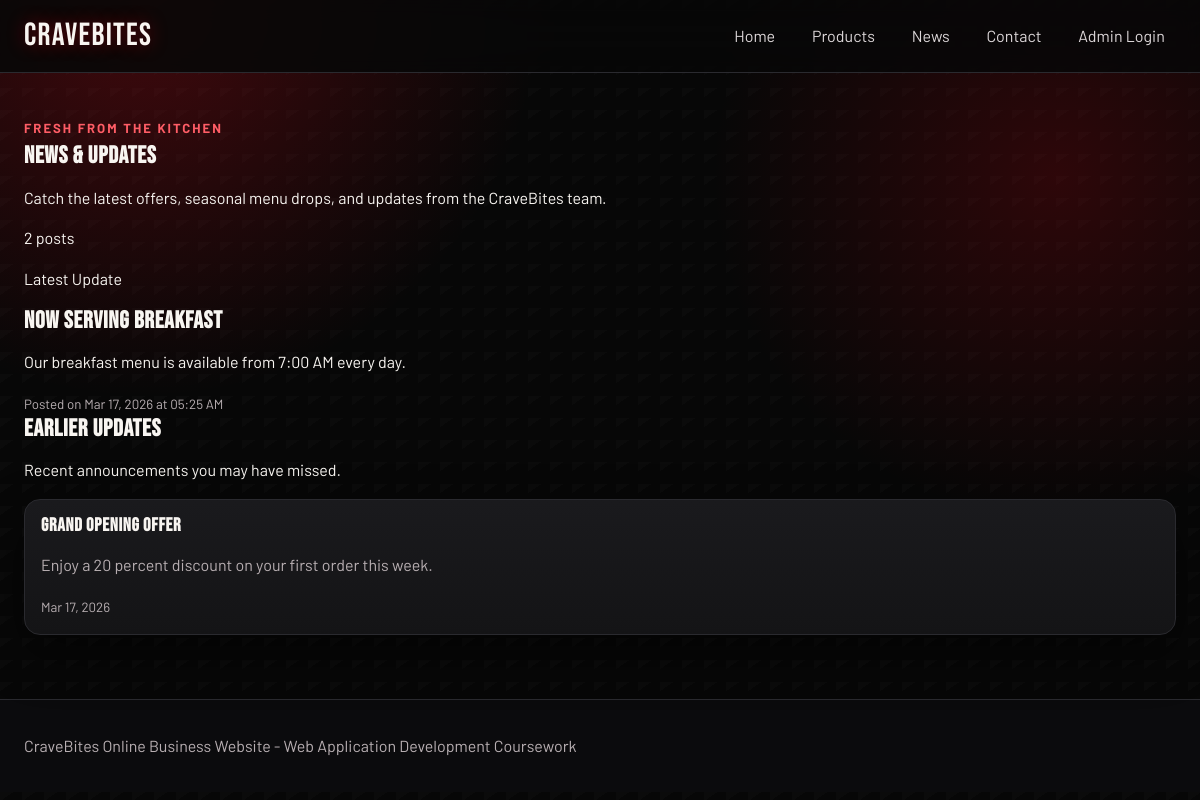
Page /.history/news_20260317173047.php on the committed database.
### tables this page shows
CREATE TABLE IF NOT EXISTS news (
    id INT AUTO_INCREMENT PRIMARY KEY,
    title VARCHAR(200) NOT NULL,
    body TEXT NOT NULL,
    published_at TIMESTAMP DEFAULT CURRENT_TIMESTAMP
);

### includes/functions.php (called while the page is built, shortened)
<?php
function escape(?string $value): string
{
    return htmlspecialchars($value ?? '', ENT_QUOTES, 'UTF-8');
}

### .history/news_20260317173047.php (the view, shortened to what this page needs)
<?php
require_once __DIR__ . '/includes/header.php';
$stmt = $pdo->query('SELECT id, title, body, published_at FROM news ORDER BY id DESC');
$newsList = $stmt->fetchAll();
$featuredPost = $newsList[0] ?? null;
$otherPosts = array_slice($newsList, 1);
?>
<section class="wrap section news-page">
    <div class="news-top">
        <div>
            <p class="kicker">Fresh From The Kitchen</p>
            <h1>News & Updates</h1>
            <p>Catch the latest offers, seasonal menu drops, and updates from the CraveBites team.</p>
        </div>
        <div class="news-total"><?php echo count($newsList); ?> posts</div>
    </div>
    <?php if ($featuredPost): ?>
        <article class="news-featured">
            <p class="news-badge">Latest Update</p>
            <h2><?php echo escape($featuredPost['title']); ?></h2>
            <p><?php echo escape($featuredPost['body']); ?></p>
            <small>Posted on <?php echo escape(date('M d, Y \a\t h:i A', strtotime($featuredPost['published_at']))); ?></small>
        </article>
        <?php if (!empty($otherPosts)): ?>
            <div class="news-list-head">
                <h2>Earlier Updates</h2>
                <p>Recent announcements you may have missed.</p>
            </div>
            <div class="news-list news-list-modern">
                <?php foreach ($otherPosts as $post): ?>
                    <article class="news-item news-item-modern">
                        <h3><?php echo escape($post['title']); ?></h3>
                        <p><?php echo escape($post['body']); ?></p>
                        <small><?php echo escape(date('M d, Y', strtotime($post['published_at']))); ?></small>
                    </article>
                <?php endforeach; ?>
            </div>
        <?php endif; ?>
    <?php endif; ?>
</section>
<?php require_once __DIR__ . '/includes/footer.php'; ?>

### public/css/styles.css (style rules this page uses)
:root { --bg: #070707; --bg-elev: #0f0f10; --ink: #f8f5f1; --brand: #f20f1f; --brand-strong: #b80712; --brand-soft: #ff5d66; --card: #141416; --card-2: #1a1a1d; --muted: #b8afb2; --line: #2a2a2f; --ok: #29d17e; --danger: #ff6161; --radius: 16px; --shadow: 0 20px 50px rgba(0, 0, 0, 0.45); }
* { box-sizing: border-box; }
body { margin: 0; font-family: "Barlow", "Segoe UI", sans-serif; color: var(--ink); background: radial-gradient(circle at 12% 0%, rgba(242, 15, 31, 0.25) 0, transparent 30%), radial-gradient(circle at 88% 22%, rgba(184, 7, 18, 0.22) 0, transparent 28%), linear-gradient(145deg, rgba(255, 255, 255, 0.015) 25%, transparent 25%) 0 0 / 22px 22px, var(--bg); min-height: 100vh; line-height: 1.55; }
.wrap { width: min(1480px, 96%); margin: 0 auto; }
.kicker { margin-bottom: 0.3rem; color: var(--brand-soft); font-weight: 700; text-transform: uppercase; letter-spacing: 2px; font-size: 0.82rem; }
h1, h2, h3 { font-family: "Bebas Neue", sans-serif; letter-spacing: 0.7px; margin: 0 0 0.7rem; line-height: 1.1; }
.section { padding: 2rem 0; }
.card, .news-card, .news-item, .stat-card { background: linear-gradient(180deg, var(--card-2), var(--card)); border: 1px solid var(--line); border-radius: var(--radius); overflow: hidden; box-shadow: var(--shadow); transition: transform 0.25s ease, border-color 0.25s ease; }
.card-body, .news-card, .news-item, .stat-card { padding: 1rem; }
.card-body p, .news-card p, .news-item p, .stat-card p, small, label { color: var(--muted); }
.news-list { display: grid; gap: 0.9rem; }
.hero-grid, .section, .card, .news-card, .news-item, .stat-card { animation: rise-in 0.6s ease both; }

### rows in the picture
news: title "Now Serving Breakfast", body "Our breakfast menu is available from 7:00 AM every day.", published_at "Mar 17, 2026 at 05:25 AM"
news: title "Grand Opening Offer", body "Enjoy a 20 percent discount on your first order this week.", published_at "Mar 17, 2026"

### other values in the picture
count($newsList) "2"
